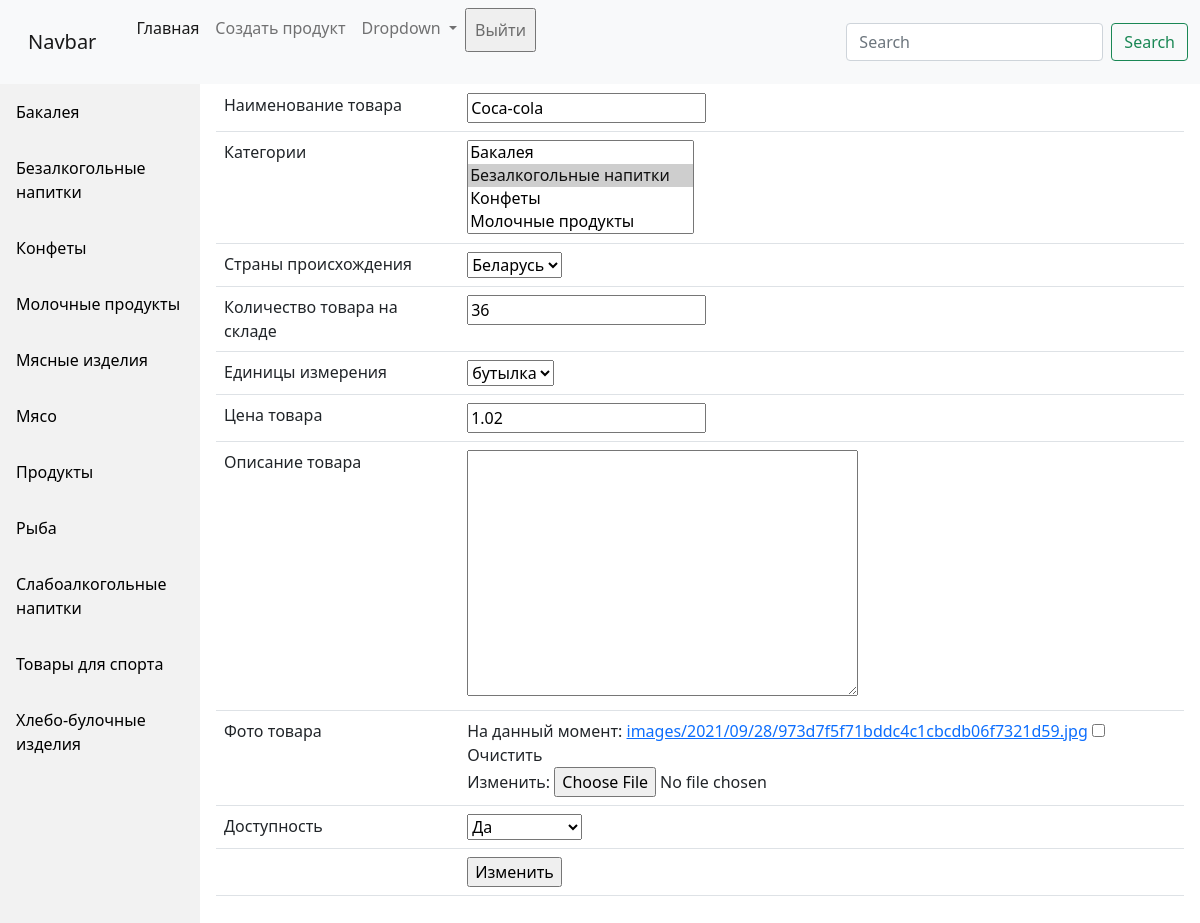
Screenshot of /update_product/11 (signed in) with the database file from the repository.
### main_app/models.py (models this page shows, shortened)
class Category(models.Model):
    category_name = models.CharField(max_length=150, verbose_name='Категория', unique=True)
    category_slug = models.SlugField(max_length=100, verbose_name='Слаг категории')
    def __str__(self):
        return self.category_name
    class Meta:
        verbose_name = 'Категория'
        verbose_name_plural = 'Категории'
        ordering = ['category_name']

class Product(models.Model):
    product_name = models.CharField(max_length=200, verbose_name='Наименование товара', unique=True)
    product_slug = models.SlugField(max_length=200, verbose_name='Слаг товара')
    product_price = models.DecimalField(max_digits=7, decimal_places=2, verbose_name='Цена товара', blank=True,
                                        null=True)
    product_quantity = models.PositiveIntegerField(verbose_name='Количество товара на складе', blank=True, null=True)
    product_units = models.ForeignKey('UnitOfMeasure', on_delete=models.CASCADE, verbose_name='Единицы измерения',
                                      blank=True, null=True)
    product_image = models.ImageField(verbose_name='Фото товара', upload_to='images/%Y/%m/%d', blank=True, null=True)
    is_available = models.BooleanField(default=True, verbose_name='Доступность', blank=True, null=True)
    product_countriesoforigin = models.ForeignKey('CountryOfOrigin', on_delete=models.CASCADE,
                                                  verbose_name='Страны происхождения', blank=True, null=True)
    product_categories = models.ManyToManyField('Category', verbose_name='Категории', blank=True)
    product_description = models.TextField(verbose_name="Описание товара", blank=True, null=True)
    class Meta:
        verbose_name = 'Товар'
        verbose_name_plural = 'Товары'
        ordering = ['product_name']

### main_app/views.py (the view)
# urls.py: path('update_product/<int:product_id>', UpdateProductView.as_view(), name='update_product'),
class UpdateProductView(LoginRequiredMixin, GetContextDataMixin, UpdateView):
    form_class = CreateProductForm
    template_name = 'update_product.html'
    success_url = reverse_lazy('main_app:supermain')
    model = Product
    pk_url_kwarg = 'product_id'

### main_app/forms.py
class CreateProductForm(forms.ModelForm):
    class Meta:
        model = Product
        fields = ['product_name', 'product_categories', 'product_countriesoforigin', 'product_quantity',
                  'product_units', 'product_price', 'product_description', 'product_image', 'is_available']
        widgets = {'product_name': forms.TextInput(attrs={'id': 'product_input', 'placeholder': 'Введите название товара'})}

### main_app/custom_mixin.py (called while the page is built)
    def get_context_data(self, **kwargs):
        context = super().get_context_data(**kwargs)
        categories_list = Category.objects.all()
        context['categories'] = categories_list
        return context

### main_app/models.py (called while the page is built)
    def __str__(self):
        return self.countryoforigin_name

    def __str__(self):
        return self.unit_name

### main_app/templates/update_product.html (shortened to what this page needs)
{% extends 'supermain1.html' %}
{% load static %}
{% block content %}
 <form action="" method="POST" enctype="multipart/form-data">
        <table class="table">
        {% for field in form %}
            <tr class="product_tr">
                <td class="product_td">
                    {{ field.label }}
                </td>
                <td class="product_td">
                    {{ field }}
                </td>
            </tr>
        {% endfor %}
            <tr class="product_tr">
                <td class="product_td">
                </td>
                <td class="product_td">
                    <input type="submit" value="Изменить">
                </td>
            </tr>
        </table>
    </form>
{% endblock content %}

### main_app/templates/supermain1.html (shortened to what this page needs)
<!DOCTYPE html>
{% load static %}
<html lang="en">
<head>
    <link href="https://cdn.jsdelivr.net/npm/bootstrap@5.1.1/dist/css/bootstrap.min.css" rel="stylesheet"
>
    <link rel="stylesheet" href="{% static 'css/supermain1.css' %}">
</head>
<body>
<nav class="navbar navbar-expand-lg navbar-light bg-light fixed-top">
  <div class="container-fluid">
    <a class="navbar-brand btn-lg" href="#">Navbar</a>
    <div class="collapse navbar-collapse" id="navbarSupportedContent">
      <ul class="navbar-nav me-auto mb-2 mb-lg-0">
        <li class="nav-item">
          <a class="nav-link active" aria-current="page" href="{% url 'main_app:supermain' %}">Главная</a>
        </li>
	      {% if user.is_authenticated %}
	      <li class="nav-item">
          <a class="nav-link" href="{% url 'main_app:product_form' %}">Создать продукт</a>
        </li>
	      {% endif %}
        <li class="nav-item dropdown">
          <a class="nav-link dropdown-toggle" href="#" id="navbarDropdown" role="button" data-bs-toggle="dropdown" aria-expanded="false">
            Dropdown
          </a>
        </li>
	      {% if user.is_authenticated %}
	      <form action="{% url 'accounts:logout' %}" method="GET">
	          <input class="nav-link" type="submit" value="Выйти"><br>
	      </form>
	      {% else %}
	      <form action="{% url 'accounts:login' %}" method="GET">
		      <input type="hidden" name="next" value="{{ request.path }}">
	          <input type="submit" value="Войти"><br>
	      </form>
	      {% endif %}
      </ul>
      <form class="d-flex">
        <input class="form-control me-2" type="search" placeholder="Search" aria-label="Search">
        <button class="btn btn-outline-success" type="submit">Search</button>
      </form>
    </div>
  </div>
</nav>
<div class="sidebar">
    {% for category in categories %}
  <a href="{% url 'main_app:supermain1' category.id %}">{{ category.category_name }}</a>
    {% endfor %}
</div>
<div class="content">
	{% block content %}{% endblock content %}
</div>
</body>
</html>

### main_app/static/css/supermain1.css (style rules this page uses)
.sidebar { margin: 0; padding: 0; width: 200px; background-color: #f2f2f2; position: fixed; height: 100%; overflow: auto; }
.sidebar a { display: block; color: black; padding: 16px; text-decoration: none; }
div.content { margin-top: 84px; margin-left: 200px; padding: 1px 16px; height: 1000px; }

### rows the page displays
Category: category_name "Бакалея"
Category: category_name "Безалкогольные напитки"
Category: category_name "Конфеты"
Category: category_name "Молочные продукты"
Category: category_name "Мясные изделия"
Category: category_name "Мясо"
Category: category_name "Продукты"
Category: category_name "Рыба"
Category: category_name "Слабоалкогольные напитки"
Category: category_name "Товары для спорта"
Category: category_name "Хлебо-булочные изделия"
Product: form "Coca-cola" "Беларусь" "36" "бутылка" "1.02" "Да"

### other values shown
{{ field.label }} "Наименование товара" "Категории" "Страны происхождения" "Количество товара на складе" "Единицы измерения" "Цена товара" "Описание товара" "Фото товара" "Доступность"
